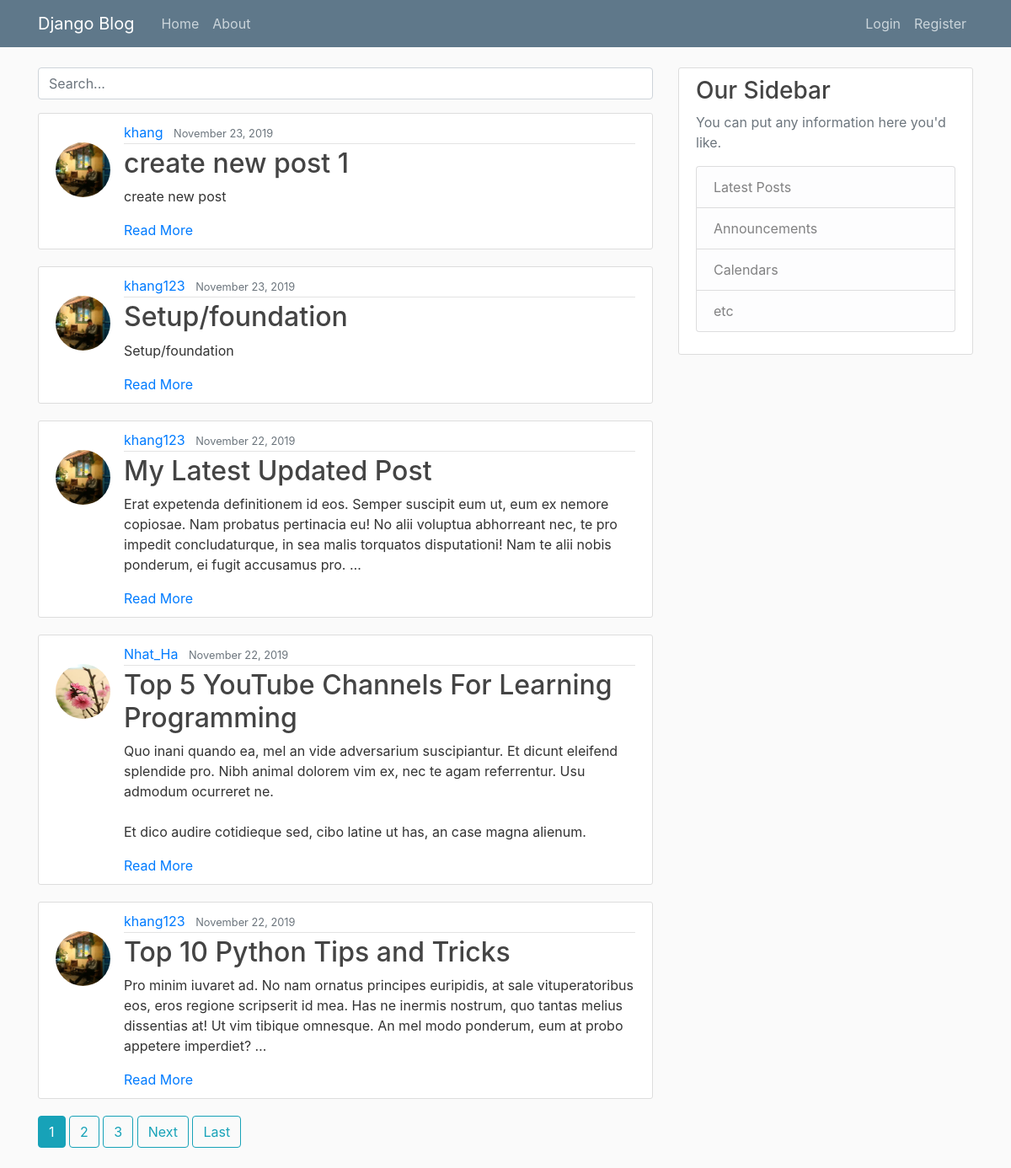
The app's page /, older data.
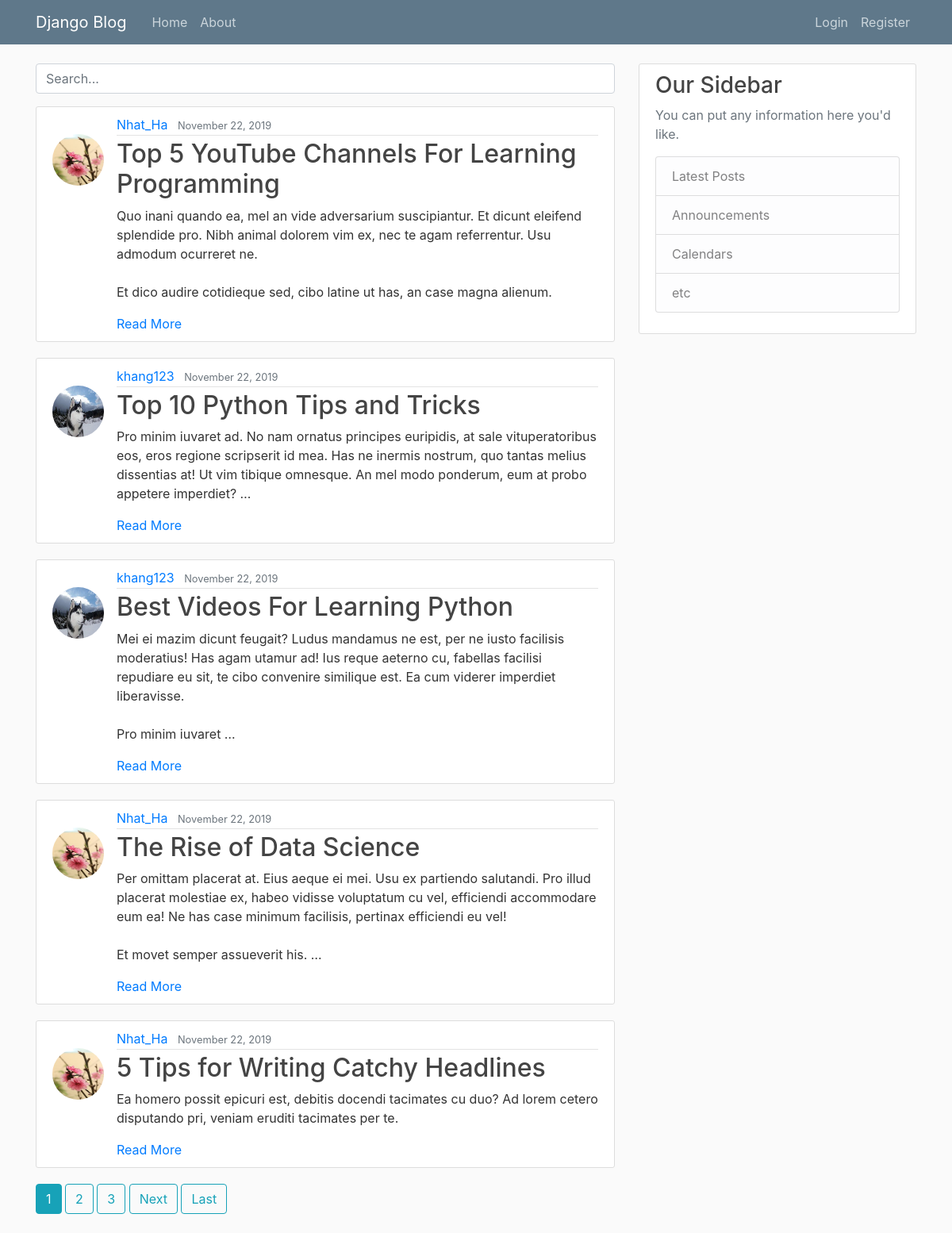
The same page, newer data.
### blog/models.py (models this page shows, shortened)
class Post(models.Model):
    title = models.CharField(max_length=100)
    author = models.ForeignKey(User, on_delete=models.CASCADE)
    content = models.TextField()
    date_posted = models.DateTimeField(default=timezone.now)
    slug = models.SlugField(unique=True)

### users/models.py (models this page shows, shortened)
class Profile(models.Model):
    user = models.OneToOneField(User, on_delete=models.CASCADE)
    image = models.ImageField(default='default.jpg', upload_to='profile_pics')

### blog/views.py (the view)
# urls.py: path('', PostListView.as_view(), name='blog-home'),
class PostListView(ListView):
    model = Post
    template_name = 'blog/home.html'
    context_object_name = 'posts'
    ordering = ['-date_posted']
    paginate_by = 5

### blog/templates/blog/home.html (shortened to what this page needs)
{% extends "blog/base.html" %}
{% block content %}
    <form action="{% url 'search_results' %}" method="GET">
        <input name="q" type="text" placeholder="Search..." class="form-control mb-3">
    </form>
    {% for post in posts %}
    <article class="media content-section">
      <img class="rounded-circle article-img mt-4" src="{{ post.author.profile.image.url }}">
      <div class="media-body">
        <div class="article-metadata">
          <a class="mr-2" href="{% url 'user-posts' post.author.username %}">{{ post.author }}</a>
          <small class="text-muted">{{ post.date_posted|date:"F d, Y" }}</small>
        </div>
        <h2><a class="article-title" href="{% url 'post-detail' post.slug %}">{{ post.title }}</a></h2>
        <p class="article-content">{{ post.content|truncatewords_html:40 }}</p>
        <a href="{% url 'post-detail' post.slug %}">Read More</a>
      </div>
    </article>
    {% endfor %}
    {% if is_paginated %}
      {% for num in page_obj.paginator.page_range %}
        {% if page_obj.number == num %}
          <a class="btn btn-info mb-4" href="?page={{ num }}">{{ num }}</a>
        {% elif num > page_obj.number|add:'-3' and num < page_obj.number|add:'3' %}
          <a class="btn btn-outline-info mb-4" href="?page={{ num }}">{{ num }}</a>
        {% endif %}
      {% endfor %}
      {% if page_obj.has_next %}
        <a class="btn btn-outline-info mb-4" href="?page={{ page_obj.next_page_number }}">Next</a>
        <a class="btn btn-outline-info mb-4" href="?page={{ page_obj.paginator.num_pages }}">Last</a>
      {% endif %}
    {% endif %}
{% endblock content %}

Row changes from the older to the newer data that the page shows:
removed Post: author.profile.image (picture), author "khang", date_posted "November 23, 2019", title "create new post 1", content "create new post"
removed Post: author.profile.image (picture), author "khang123", date_posted "November 23, 2019", title "Setup/foundation", content "Setup/foundation"
removed Post: author.profile.image (picture), author "khang123", date_posted "November 22, 2019", title "My Latest Updated Post", content "Erat expetenda definitionem id eos. Semper suscipit eum ut, eum ex nemore copiosae. Nam probatus pertinacia eu! No alii voluptua abhorreant nec, te pro impedit concludaturque, in sea malis torquatos disputationi! Nam te alii nobis ponderum, ei fugit accusamus pro. …"
changed through a linked row, Post "Top 10 Python Tips and Tricks": author.profile.image: a different picture
now on this page (row unchanged): Post: author.profile.image (picture), author "khang123", date_posted "November 22, 2019", title "Best Videos For Learning Python", content "Mei ei mazim dicunt feugait? Ludus mandamus ne est, per ne iusto facilisis moderatius! Has agam utamur ad! Ius reque aeterno cu, fabellas facilisi repudiare eu sit, te cibo convenire similique est. Ea cum viderer imperdiet liberavisse. Pro minim iuvaret …"
now on this page (row unchanged): Post: author.profile.image (picture), author "Nhat_Ha", date_posted "November 22, 2019", title "The Rise of Data Science", content "Per omittam placerat at. Eius aeque ei mei. Usu ex partiendo salutandi. Pro illud placerat molestiae ex, habeo vidisse voluptatum cu vel, efficiendi accommodare eum ea! Ne has case minimum facilisis, pertinax efficiendi eu vel! Et movet semper assueverit his. …"
now on this page (row unchanged): Post: author.profile.image (picture), author "Nhat_Ha", date_posted "November 22, 2019", title "5 Tips for Writing Catchy Headlines", content "Ea homero possit epicuri est, debitis docendi tacimates cu duo? Ad lorem cetero disputando pri, veniam eruditi tacimates per te."
